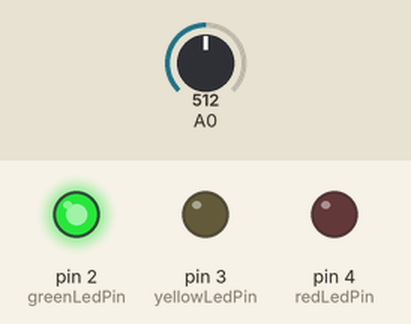
A sketch run on a simulated Arduino Uno, built with avr-gcc and run on an emulated ATmega328P. On the bench: output pins drawn as LEDs (lit = HIGH). The test bench sets the inputs (shaded band); at power-on: A0 = 512. What the sketch prints to the serial monitor is not drawn.

Above: at 1.8 s.
1.9 s: A0 set to 467
3.4 s: A0 set to 447
At 4.3 s:
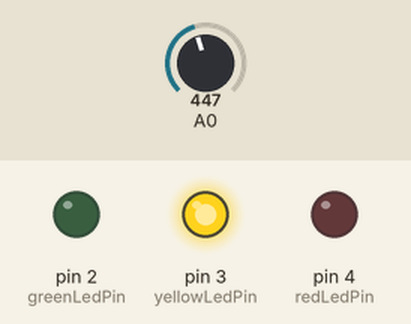
5.5 s: A0 set to 124
7.2 s: A0 set to 102
At 8.7 s:
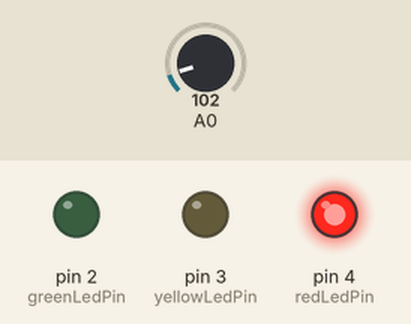
9.5 s: A0 set to 122
At 11.2 s:
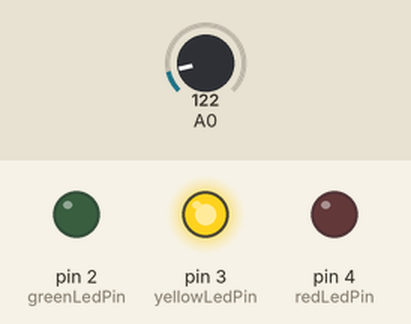
11.5 s: A0 set to 70
At 13.0 s:
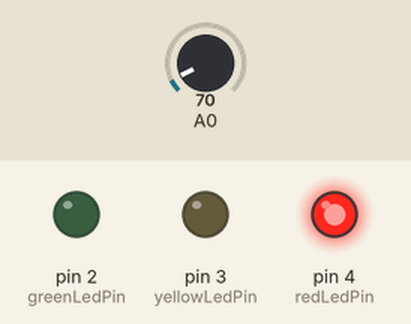
Timing chart, 0 to 14.5 s (numbered marks = the images above; inputs shaded):
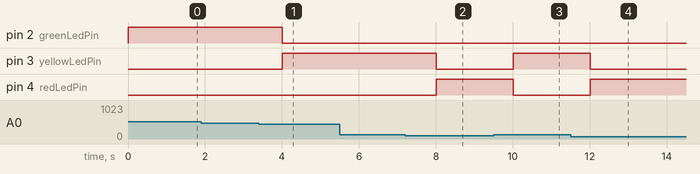

Measured:
- the behaviour switches between 456 and 455 on A0 (found by bisection; images 0 and 1)
- the behaviour switches between 116 and 115 on A0 (found by bisection; images 1 and 2)
- after the input at 1.9 s, every drawn part: stays the same
- after the input at 3.4 s, pin 2 (greenLedPin): HIGH → LOW after 0.61 s; pin 3 (yellowLedPin): LOW → HIGH after 0.61 s
- after the input at 5.5 s, every drawn part: stays the same
- after the input at 7.2 s, pin 3 (yellowLedPin): HIGH → LOW after 0.81 s; pin 4 (redLedPin): LOW → HIGH after 0.81 s
- after the input at 9.5 s, pin 3 (yellowLedPin): LOW → HIGH after 0.51 s; pin 4 (redLedPin): HIGH → LOW after 0.51 s
- after the input at 11.5 s, pin 3 (yellowLedPin): HIGH → LOW after 0.51 s; pin 4 (redLedPin): LOW → HIGH after 0.51 s

The sketch:

sketch.ino
```cpp
const float BETA = 3950; // should match the Beta Coefficient of the thermistor

const int greenLedPin = 2;  // Pin number for the green LED
const int yellowLedPin = 3; // Pin number for the yellow LED
const int redLedPin = 4;    // Pin number for the red LED

void setup() {
  Serial.begin(9600);
  pinMode(greenLedPin, OUTPUT);
  pinMode(yellowLedPin, OUTPUT);
  pinMode(redLedPin, OUTPUT);
}

void loop() {
  int analogValue = analogRead(A0);
  float celsius = 1 / (log(1 / (1023. / analogValue - 1)) / BETA + 1.0 / 298.15) - 273.15;
  Serial.print("Temperature: ");
  Serial.print(celsius);
  Serial.println(" ℃");

  if (celsius < 30) {
    digitalWrite(greenLedPin, HIGH);
    digitalWrite(yellowLedPin, LOW);
    digitalWrite(redLedPin, LOW);
  } else if (celsius >= 30 && celsius <= 80) {
    digitalWrite(greenLedPin, LOW);
    digitalWrite(yellowLedPin, HIGH);
    digitalWrite(redLedPin, LOW);
  } else {
    digitalWrite(greenLedPin, LOW);
    digitalWrite(yellowLedPin, LOW);
    digitalWrite(redLedPin, HIGH);
  }

  delay(1000);
}
```
